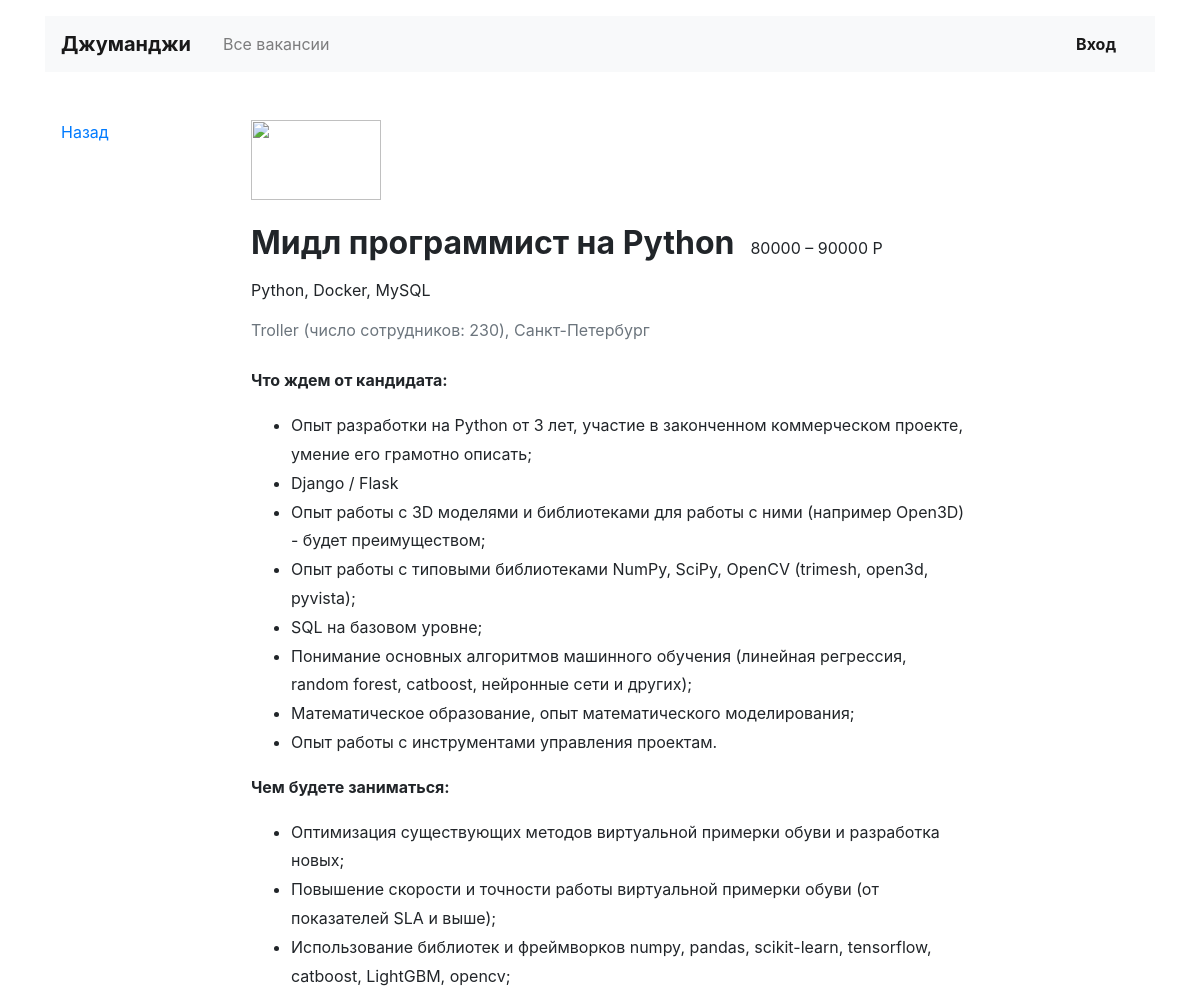
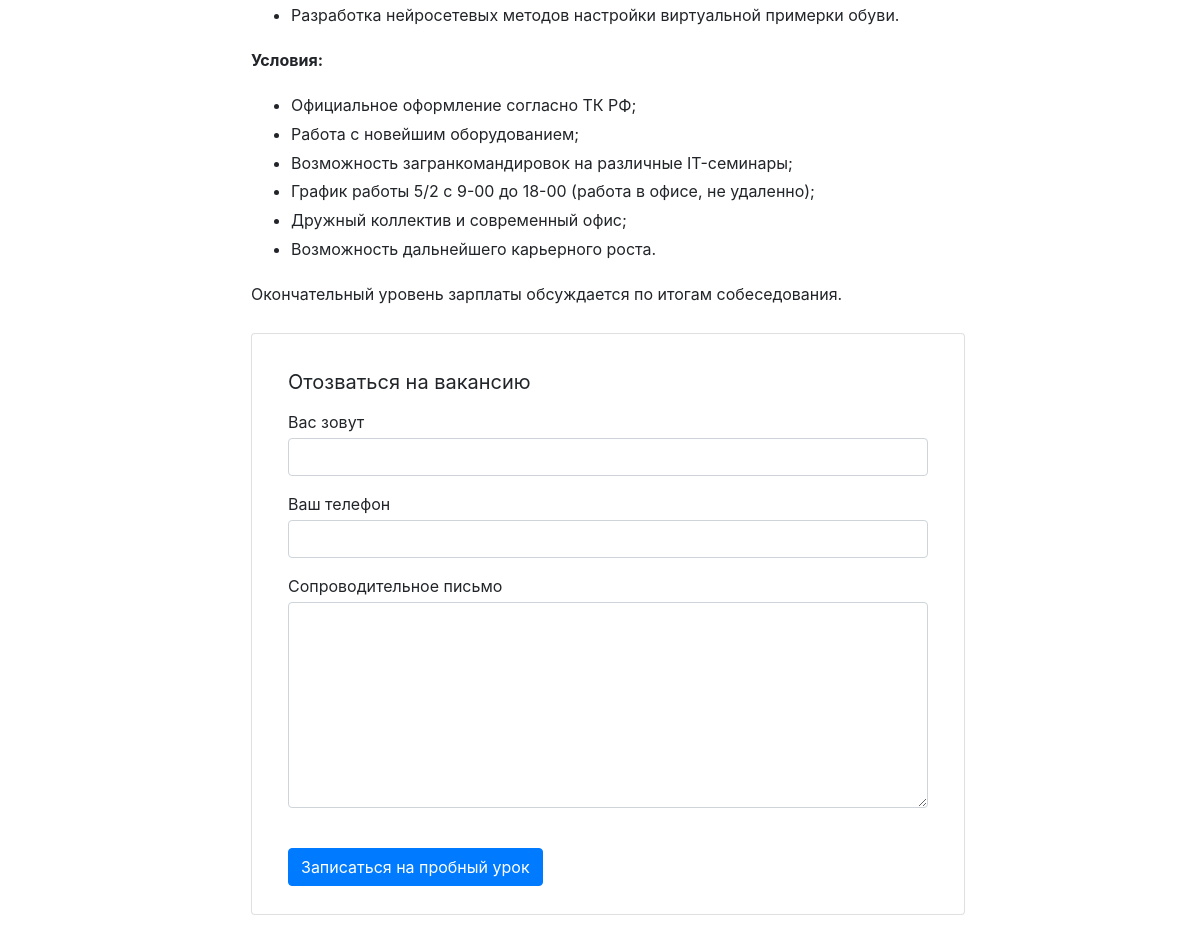
Screenshot of /vacancies/4 with the database file from the repository (2 pictures, top to bottom).
### vacancies/models.py (models this page shows)
class Vacancy(models.Model):
    title = models.CharField(max_length=64)
    specialty = models.ForeignKey(Specialty, related_name='vacancies', on_delete=models.CASCADE, null=True)
    company = models.ForeignKey(Company, related_name='vacancies', on_delete=models.CASCADE, null=True)
    skills = models.CharField(max_length=64)
    description = models.TextField()
    salary_min = models.FloatField()
    salary_max = models.FloatField()
    published_at = models.DateField()

class Company(models.Model):
    name = models.CharField(max_length=64)
    location = models.CharField(max_length=64)
    logo = models.URLField(default='https://place-hold.it/100x60')
    description = models.TextField()
    employee_count = models.IntegerField()

### vacancies/views.py (the view)
# urls.py: path('vacancies/<int:vacancy_id>', views.vacancy_view, name='vacancy-view'),
def vacancy_view(request, vacancy_id: int):
    valid_vacancy_id = tuple(item.id for item in Vacancy.objects.all())
    if vacancy_id not in valid_vacancy_id:
        raise Http404
    id_company = Vacancy.objects.get(id=vacancy_id).company_id
    return render(request, 'vacancy.html',
                  context={'vacancy': Vacancy.objects.get(id=vacancy_id),
                           'company_info': Company.objects.get(id=id_company)})

### templates/vacancy.html (shortened to what this page needs)
{% include 'title.html' %}
      {% include 'head.html' %}
</head>
<body>
{% include 'header.html' %}
<main class="container mt-3 pb-5">
    <div class="row mt-5">
        <div class="col-12 col-lg-2">
            <div class="pl-3 mb-5">
                <p><a href="#">Назад</a></p>
            </div>
        </div>
        <div class="col-12 col-lg-8">
            <section class="pl-3">
                <a href="#"><img src="https://place-hold.it/130x80" width="130" height="80" alt=""></a>
                <div class="d-flex align-items-baseline align-content-baseline">
                    <h1 class="h2 mt-4 font-weight-bold">{{ vacancy.title }}</h1>
                    <p class="m-0 pl-3">{{ vacancy.salary_min|floatformat:0 }} – {{ vacancy.salary_max|floatformat:0 }}
                        Р</p>
                </div>
                <p class="mt-2">{{ vacancy.skills }}</p>
                <p class="text-muted mb-4">{{ company_info.name|title }} (число
                    сотрудников: {{ company_info.employee_count }}), {{ company_info.location }}</p>
                <div style="line-height: 1.8;">{{ vacancy.description|safe }}</div>
                <form action="/echo" class="card mt-4 mb-3" enctype="multipart/form-data">
                    <div class="card-body mx-3">
                        <p class="h5 mt-3 font-weight-normal">Отозваться на вакансию</p>
                        <div class="form-group">
                            <label class="mb-1 mt-2" for="userName">Вас зовут</label>
                            <input class="form-control" type="text" placeholder="" id="userName">
                        </div>
                        <div class="form-group">
                            <label class="mb-1" for="userPhone">Ваш телефон</label>
                            <input class="form-control" type="tel" placeholder="" id="userPhone">
                        </div>
                        <div class="form-group">
                            <label class="mb-1" for="userMsg">Сопроводительное письмо</label>
                            <textarea class="form-control" rows="8" id="userMsg"></textarea>
                        </div>
                        <input type="submit" class="btn btn-primary mt-4 mb-2" value="Записаться на пробный урок">
                    </div>
                </form>
            </section>
        </div>
    </div>
</main>
</body>
</html>

### rows the page displays
Vacancy: title "Мидл программист на Python", salary_min "80000", salary_max "90000", skills "Python, Docker, MySQL", description "Что ждем от кандидата: Опыт разработки на Python от 3 лет, участие в законченном коммерческом проекте, умение его грамотно описать; Django / Flask Опыт работы с 3D моделями и библиотеками для работы с ними (например Open3D) - будет преимуществом; Опыт работы с типовыми библиотеками NumPy, SciPy, OpenCV (trimesh, open3d, pyvista); SQL на базовом уровне; Понимание основных алгоритмов машинного обучения (линейная регрессия, random forest, catboost, нейронные сети и других); Математическое образование, опыт математического моделирования; Опыт работы с инструментами управления проектам. Чем будете заниматься: Оптимизация существующих методов виртуальной примерки обуви и разработка новых;…"
Company: name "Troller", employee_count "230", location "Санкт-Петербург"
